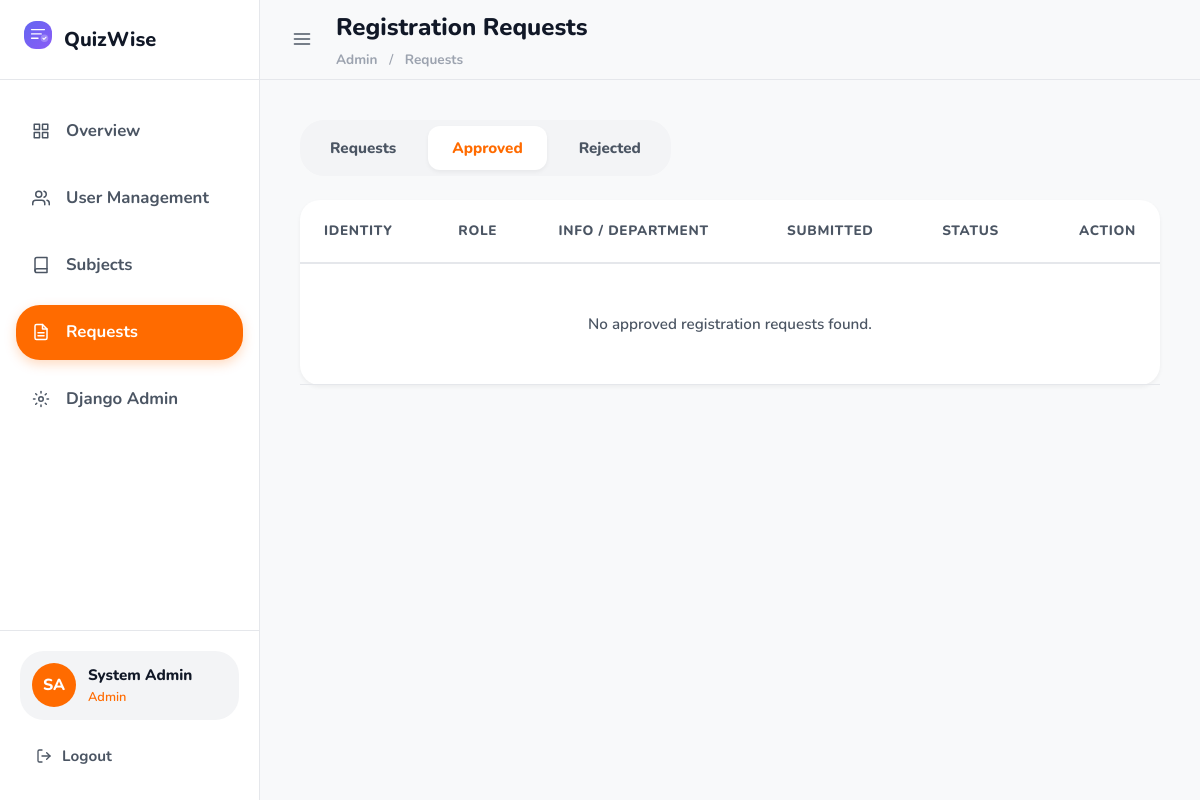
The page /admin-dashboard/registration-requests/?status=approved (signed in) on the database as committed earlier.
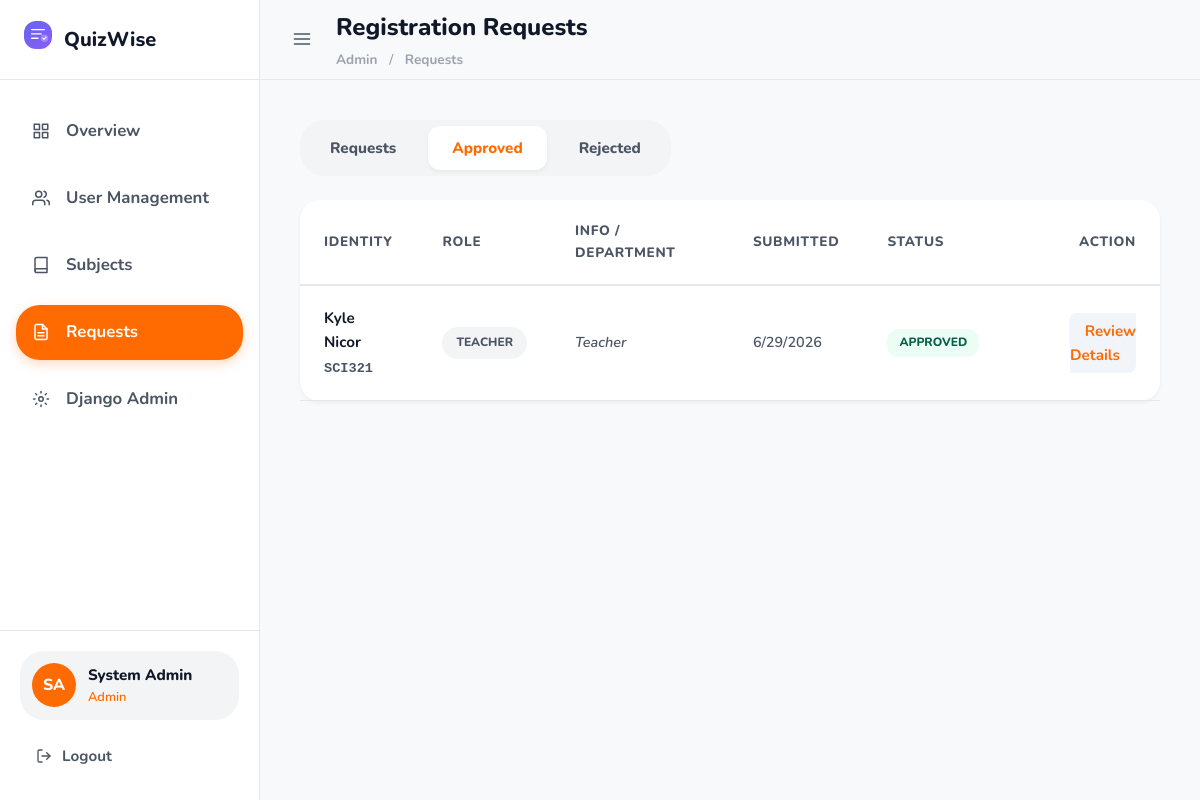
The same page on the database as committed later.
### accounts/models.py (models this page shows, shortened)
class RegistrationRequest(models.Model):
    STATUS_PENDING = 'pending'
    STATUS_APPROVED = 'approved'
    STATUS_REJECTED = 'rejected'
    STATUS_CHOICES = [
        (STATUS_PENDING, 'Pending'),
        (STATUS_APPROVED, 'Approved'),
        (STATUS_REJECTED, 'Rejected'),
    ]
    GRADE_CHOICES = [
        (7, 'Grade 7'),
        (8, 'Grade 8'),
        (9, 'Grade 9'),
        (10, 'Grade 10'),
    ]
    request_id = models.UUIDField(primary_key=True, default=uuid.uuid4, editable=False)
    school_id = models.CharField(max_length=20, unique=True)
    first_name = models.CharField(max_length=100, null=True, blank=True, default='')
    last_name = models.CharField(max_length=100, null=True, blank=True, default='')
    grade_level = models.IntegerField(choices=GRADE_CHOICES, null=True, blank=True)
    section = models.CharField(max_length=50, blank=True, default='')
    temp_password = models.CharField(max_length=128)
    id_photo_front = models.ImageField(upload_to='registration_requests/front/', null=True, blank=True)
    id_photo_back = models.ImageField(upload_to='registration_requests/back/', null=True, blank=True)
    selfie_photo = models.ImageField(upload_to='registration_requests/selfie/', null=True, blank=True)
    status = models.CharField(max_length=10, choices=STATUS_CHOICES, default=STATUS_PENDING)
    rejection_reason = models.TextField(blank=True, default='')
    submitted_at = models.DateTimeField(auto_now_add=True)
    reviewed_at = models.DateTimeField(null=True, blank=True)
    reviewed_by = models.ForeignKey(
        CustomUser,
        on_delete=models.SET_NULL,
        null=True,
        blank=True,
        related_name='reviewed_requests'
    )
    class Meta:
        db_table = 'registration_requests'
        ordering = ['-submitted_at']

class CustomUser(AbstractUser):
    ROLE_ADMIN = 0
    ROLE_TEACHER = 1
    ROLE_STUDENT = 2
    ROLE_CHOICES = [
        (ROLE_ADMIN, 'Admin'),
        (ROLE_TEACHER, 'Teacher'),
        (ROLE_STUDENT, 'Student'),
    ]
    user_id = models.UUIDField(
        primary_key=True,
        default=uuid.uuid4,
        editable=False
    )
    school_id = models.CharField(
        max_length=20,
        unique=True,
        help_text='School-issued ID number (used to log in)'
    )
    role = models.IntegerField(
        choices=ROLE_CHOICES,
        default=ROLE_STUDENT
    )
    first_name = models.CharField(max_length=100, blank=False)
    last_name = models.CharField(max_length=100, blank=False)
    is_active = models.BooleanField(default=True)
    created_at = models.DateTimeField(auto_now_add=True)
    USERNAME_FIELD = 'school_id'
    REQUIRED_FIELDS = ['username', 'first_name', 'last_name', 'role']
    class Meta:
        db_table = 'users'
    @property
    def full_name(self):
        return f"{self.first_name} {self.last_name}"

### dashboard/views.py (the view)
# urls.py: path('admin-dashboard/registration-requests/', views.admin_registration_requests, name='admin-reg-requests'),
@login_required
def admin_registration_requests(request):
    if not (request.user.role == CustomUser.ROLE_ADMIN or request.user.is_superuser):
        return redirect('login')
    status_filter = request.GET.get('status', 'pending')
    requests_qs = RegistrationRequest.objects.all().order_by('-submitted_at')
    if status_filter:
        requests_qs = requests_qs.filter(status=status_filter)
    enriched_requests = []
    for req in requests_qs:
        user = CustomUser.objects.filter(school_id=req.school_id).first()
        req.user_info = user
        enriched_requests.append(req)
    context = {
        'requests': enriched_requests,
        'status_filter': status_filter,
        'pending_count': RegistrationRequest.objects.filter(status='pending').count(),
    }
    return render(request, 'dashboard/admin/registration_requests.html', context)

### templates/dashboard/admin/registration_requests.html (shortened to what the changed rows need)
{% extends 'dashboard/base_dashboard.html' %}
{% block page_title %}Registration Requests{% endblock %}
{% block dashboard_content %}
<div class="card" style="border-radius: 20px; border: none; box-shadow: var(--shadow-sm);">
    <div class="card-body" style="padding: 0;">
        <div class="table-wrapper">
            <table class="data-table" style="width: 100%; text-align: left; border-collapse: collapse;">
                <thead>
                    <tr style="border-bottom: 1px solid #f1f5f9; color: var(--text-secondary); font-size: 0.85rem; text-transform: uppercase; letter-spacing: 0.05em;">
                        <th style="padding: 20px 24px;">Identity</th>
                        <th style="padding: 20px 24px;">Role</th>
                        <th style="padding: 20px 24px;">Info / Department</th>
                        <th style="padding: 20px 24px;">Submitted</th>
                        <th style="padding: 20px 24px;">Status</th>
                        <th style="padding: 20px 24px; text-align: right;">Action</th>
                    </tr>
                </thead>
                <tbody>
                    {% for req in requests %}
                    <tr style="border-bottom: 1px solid #f8fafc; transition: background 0.2s;">
                        <td style="padding: 20px 24px;">
                            <div style="font-weight: 700; color: var(--text-primary);">
                                {% if req.user_info %}
                                    {{ req.user_info.first_name }} {{ req.user_info.last_name }}
                                {% else %}
                                    Unknown User
                                {% endif %}
                            </div>
                            <div style="font-size: 0.85rem; color: var(--text-secondary); font-family: monospace; margin-top: 4px;">{{ req.school_id }}</div>
                        </td>
                        <td style="padding: 20px 24px;">
                            <span class="badge {% if req.user_info and req.user_info.role == 1 %}badge-secondary{% else %}badge-grade{% endif %}" style="font-size:0.75rem;">
                                {% if req.user_info %}
                                    {{ req.user_info.get_role_display|upper }}
                                {% else %}
                                    UNKNOWN
                                {% endif %}
                            </span>
                        </td>
                        <td style="padding: 20px 24px; font-size: 0.9rem; font-style: italic; color: var(--text-secondary);">
                            {% if req.user_info and req.user_info.role == 2 %}
                                Grade {{ req.grade_level|default:"None" }} Student
                            {% elif req.user_info and req.user_info.role == 1 %}
                                Teacher
                            {% else %}
                                -
                            {% endif %}
                        </td>
                        <td style="padding: 20px 24px; font-size: 0.9rem; color: var(--text-secondary);">
                            {{ req.submitted_at|date:"n/j/Y" }}
                        </td>
                        <td style="padding: 20px 24px;">
                            <span class="badge
                                {% if req.status == 'pending' %}badge-pending
                                {% elif req.status == 'approved' %}badge-success
                                {% else %}badge-danger{% endif %}"
                                style="font-size:0.75rem; border-radius: 12px; padding: 4px 12px;">
                                {{ req.status|upper }}
                            </span>
                        </td>
                        <td style="padding: 20px 24px; text-align: right;">
                            <a href="{% url 'admin-review-request' req.request_id %}" class="btn" style="background: #f1f5f9; color: var(--color-primary); border-radius: 8px; font-weight: 700; padding: 8px 16px; text-decoration: none;">
                                Review Details
                            </a>
                        </td>
                    </tr>
                    {% empty %}
                    <tr>
                        <td colspan="6" style="padding: 48px; text-align: center; color: var(--text-secondary);">
                            No {{ status_filter }} registration requests found.
                        </td>
                    </tr>
                    {% endfor %}
                </tbody>
            </table>
        </div>
    </div>
</div>
{% endblock %}

Rows that differ between the two databases and show on the page:
added RegistrationRequest: user_info.first_name "Kyle", user_info.last_name "Nicor", school_id "SCI321", user_info.role "TEACHER", shows "Teacher", submitted_at "6/29/2026", status "APPROVED"
Other text that changed with them:
{{ status_filter }}: "approved" → (not shown)
text no longer shown: "No registration requests found."
